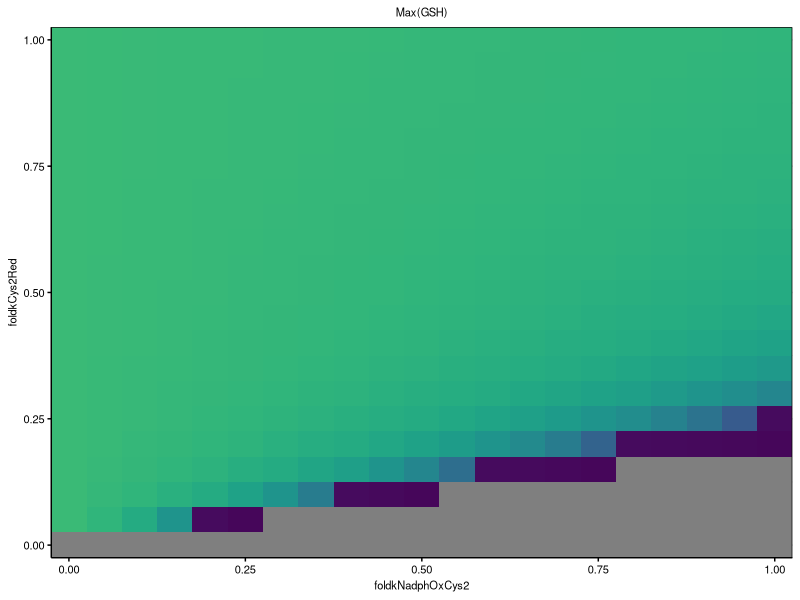
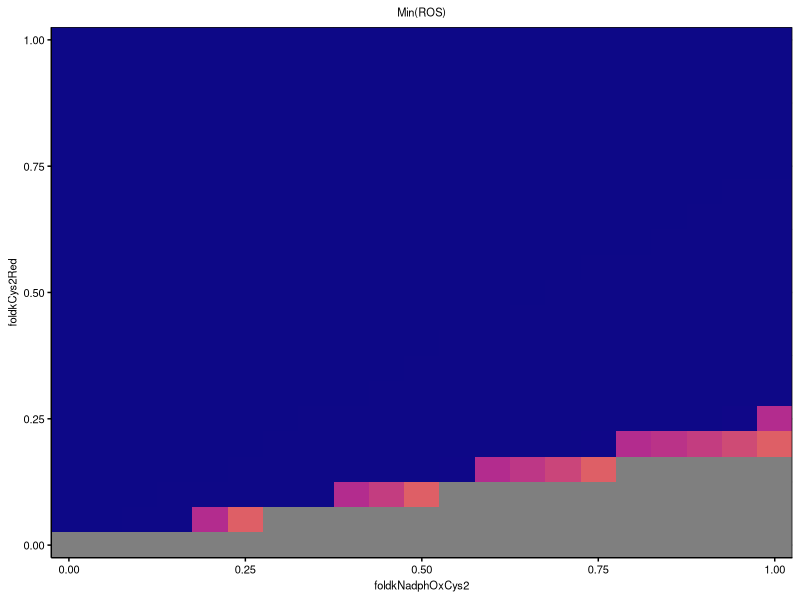
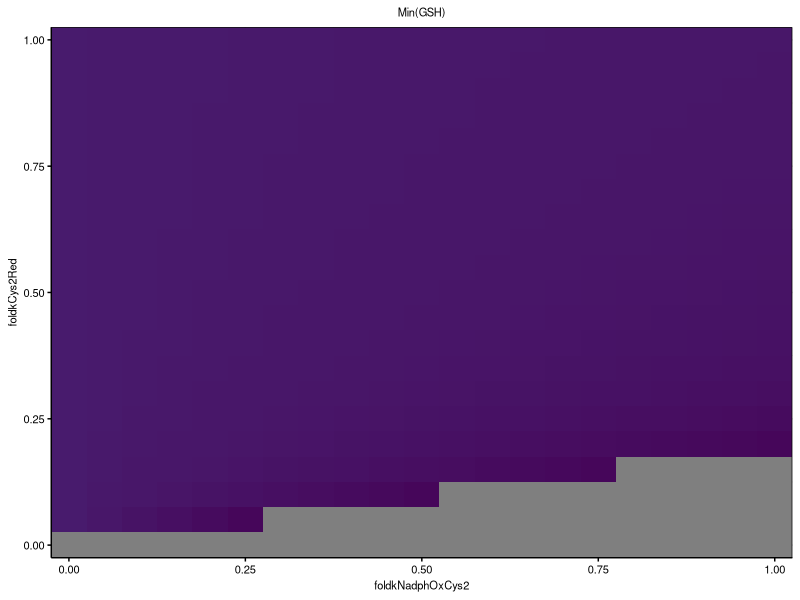
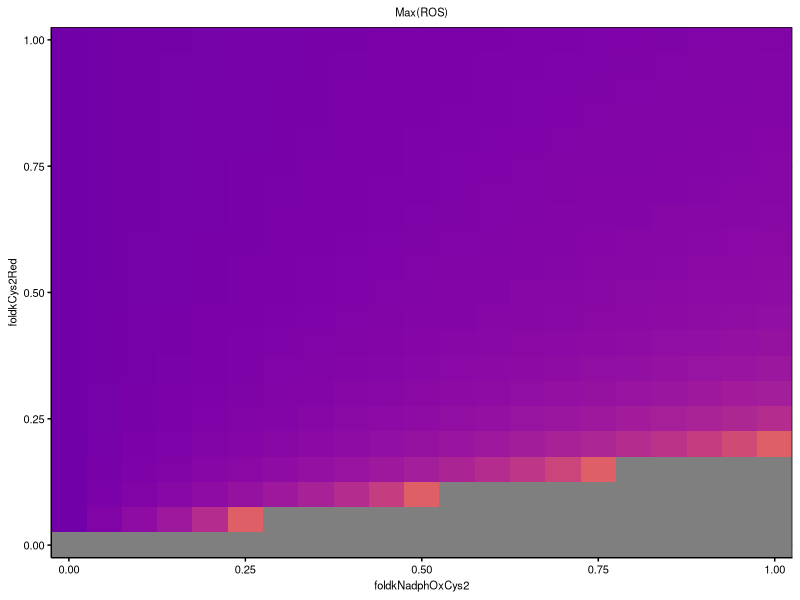
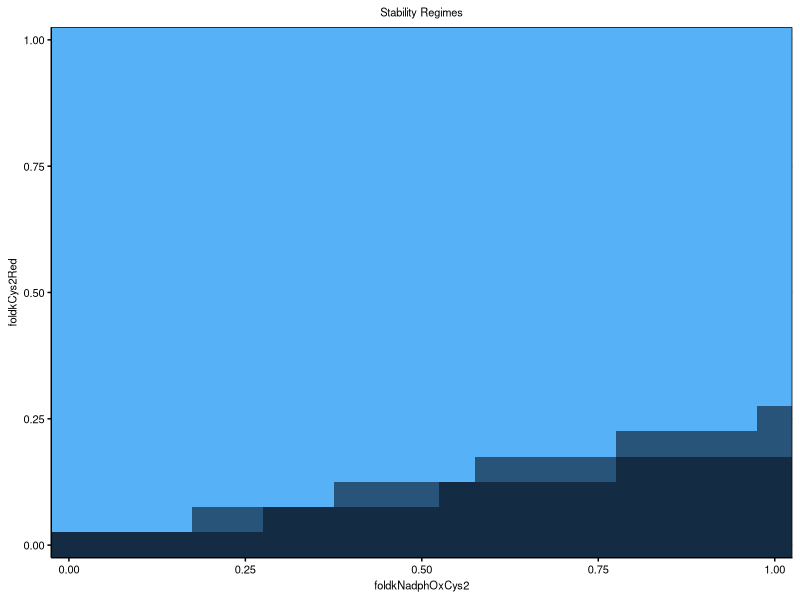
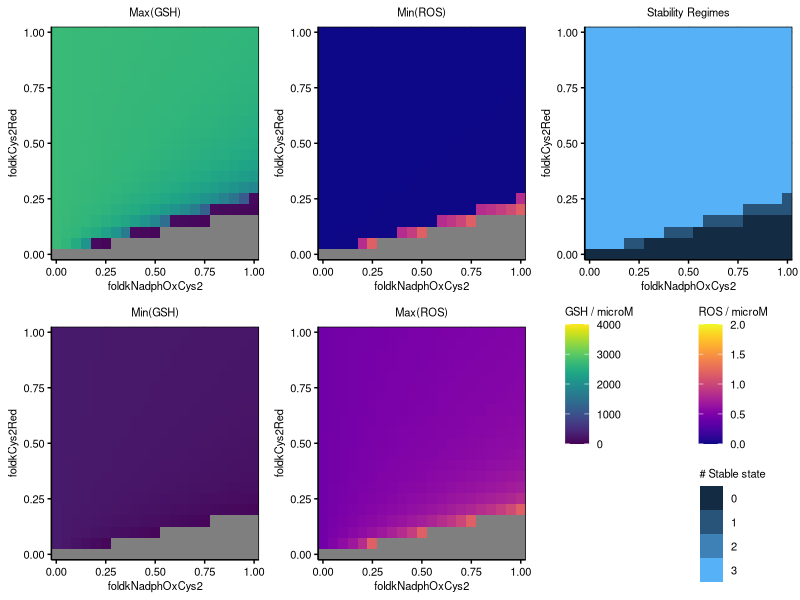

The R script that drew these images, in order:
##### read data
#### set working directory
setwd("D:/Lab_SHC_files/ROS_model/008_afterChiaChouMod/003_fig3")

#### read data
sol <- read.table("ROS_v5_BifurcationCys2NadphFeedback_solve_1_out.txt", header = TRUE, sep = "\t") 

#### make numeric key data
sol$gshmax <- as.numeric(sol$gshmax)
sol$gshmin <- as.numeric(sol$gshmin)
sol$rosmax <- as.numeric(sol$rosmax)
sol$rosmin <- as.numeric(sol$rosmin)

##### libraries
library("ggplot2")
library("cowplot")
library("viridis")

##### plot themes
gtheme <- theme(
	axis.line = element_line(color = "black"), 
	axis.ticks = element_line(color = "black"), 
	axis.text = element_text(color = "black", size = 8), 
	axis.title = element_text(color = "black", size = 8), 
	legend.key = element_rect(fill = "white"), 
	legend.text = element_text(color = "black", size = 8), 
	legend.title = element_text(color = "black", size = 8), 
	panel.grid.major = element_line(color = "grey"), 
	panel.grid.minor = element_line(color = "grey"), 
	panel.background = element_rect(fill = "white"), 
	panel.border = element_rect(fill = NA, color = "black"), 
	plot.title = element_text(color = "black", size = 8, hjust = 0.5),
	strip.background = element_rect(colour = "black", fill = "white"),
	strip.text.x = element_text(color = "black", size = 8),
	strip.text.y = element_text(color = "black", size = 8))

##### plot
#### high GSH, low ROS
### GSH
p1a <- ggplot(data = sol, aes(x = foldkNadphOxCys2, y = foldkCys2Red, fill = gshmax)) 
p1b <- p1a + geom_tile()
p1c <- p1b + scale_x_continuous(name = "foldkNadphOxCys2", expand = c(0, 0)) + scale_y_continuous(expand = c(0, 0), name = "foldkCys2Red") + scale_fill_viridis(name = "GSH / microM", limits = c(0, 4000))
p1d <- p1c + gtheme + labs(title = "Max(GSH)")
p1e <- p1d + theme(legend.position = "none")
p1e

leg1 <- get_legend(p1d)

### ROS
p2a <- ggplot(data = sol, aes(x = foldkNadphOxCys2, y = foldkCys2Red, fill = rosmin)) 
p2b <- p2a + geom_tile()
p2c <- p2b + scale_x_continuous(name = "foldkNadphOxCys2", expand = c(0, 0)) + scale_y_continuous(expand = c(0, 0), name = "foldkCys2Red") + scale_fill_viridis(name = "ROS / microM", limits = c(0, 2), option = "plasma")
p2d <- p2c + gtheme + labs(title = "Min(ROS)")
p2e <- p2d + theme(legend.position = "none")
p2e

leg2 <- get_legend(p2d)

#### low GSH, high ROS
### GSH
p3a <- ggplot(data = sol, aes(x = foldkNadphOxCys2, y = foldkCys2Red, fill = gshmin)) 
p3b <- p3a + geom_tile()
p3c <- p3b + scale_x_continuous(name = "foldkNadphOxCys2", expand = c(0, 0)) + scale_y_continuous(expand = c(0, 0), name = "foldkCys2Red") + scale_fill_viridis(name = "GSH / microM", limits = c(0, 4000))
p3d <- p3c + gtheme + labs(title = "Min(GSH)")
p3e <- p3d + theme(legend.position = "none")
p3e

### ROS
p4a <- ggplot(data = sol, aes(x = foldkNadphOxCys2, y = foldkCys2Red, fill = rosmax)) 
p4b <- p4a + geom_tile()
p4c <- p4b + scale_x_continuous(name = "foldkNadphOxCys2", expand = c(0, 0)) + scale_y_continuous(expand = c(0, 0), name = "foldkCys2Red") + scale_fill_viridis(name = "ROS / microM", limits = c(0, 2), option = "plasma")
p4d <- p4c + gtheme + labs(title = "Max(ROS)")
p4e <- p4d + theme(legend.position = "none")
p4e

#### number of stable state
p5a <- ggplot(data = sol, aes(x = foldkNadphOxCys2, y = foldkCys2Red, fill = nStableState)) 
p5b <- p5a + geom_tile()
p5c <- p5b + scale_x_continuous(name = "foldkNadphOxCys2", expand = c(0, 0)) + scale_y_continuous(expand = c(0, 0), name = "foldkCys2Red") + scale_fill_gradient(name = "# Stable state", guide = "legend", limits = c(0, 3))
p5d <- p5c + gtheme + labs(title = "Stability Regimes")
p5e <- p5d + theme(legend.position = "none")
p5e

leg3 <- get_legend(p5d)

#### assemble subplots
ap1a <- plot_grid(p1e, p2e, p5e, nrow = 1)
ap1b <- plot_grid(leg1, leg2, NULL, leg3)
ap1c <- plot_grid(p3e, p4e, ap1b, nrow = 1)
ap1d <- plot_grid(ap1a, ap1c, ncol = 1)
ap1d

ggsave2("ROS_v5_BifurcationCys2NadphFeedback_solve_1.pdf", width = 5.4, height = 3.6, units = "in")
